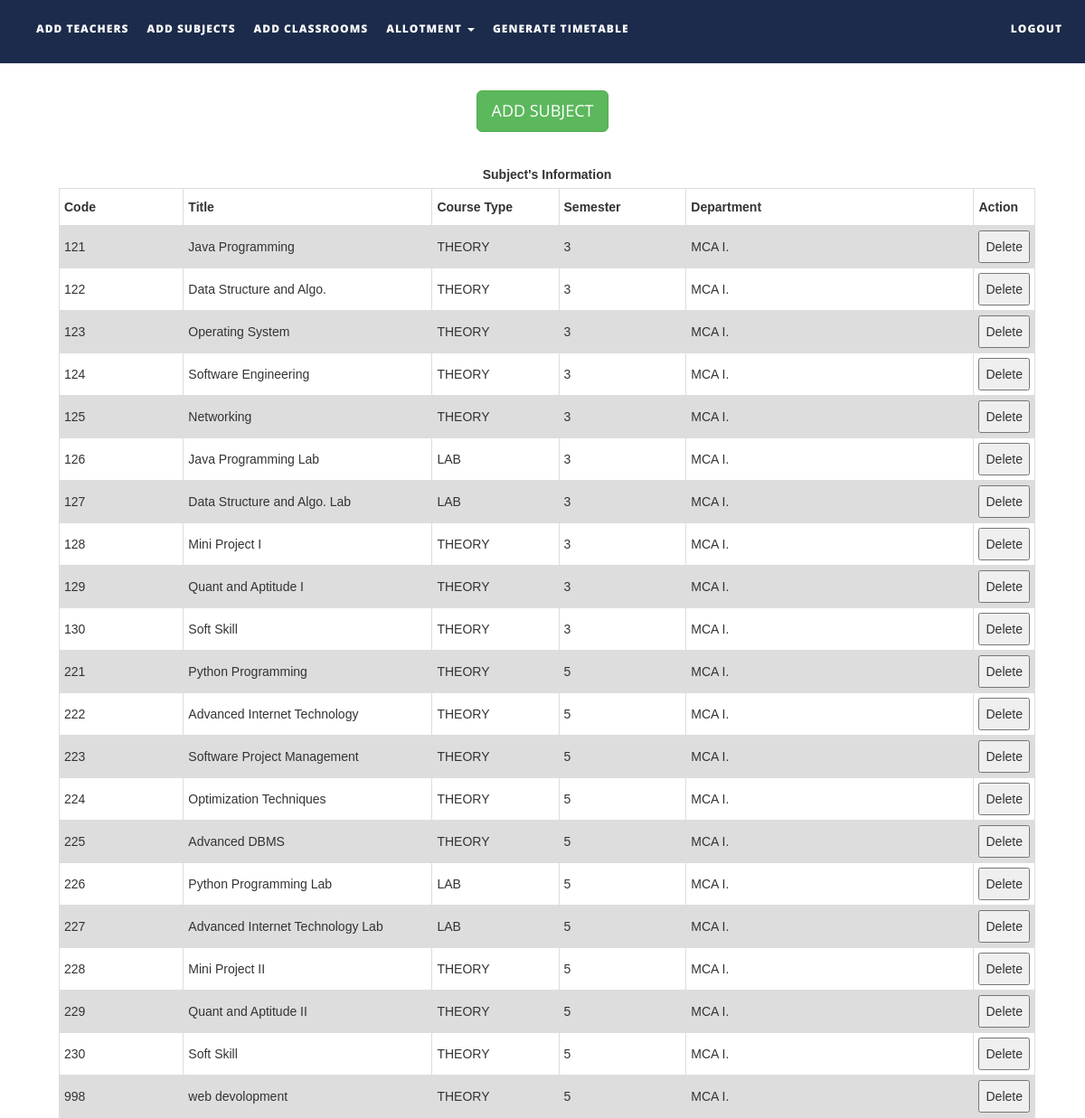
Page /files/addsubjects.php on the committed database.
### tables this page shows
CREATE TABLE `subjects` (
  `subject_code` varchar(10) NOT NULL,
  `subject_name` varchar(50) NOT NULL,
  `course_type` varchar(15) NOT NULL,
  `semester` int(1) NOT NULL,
  `department` varchar(50) NOT NULL,
  `isAlloted` int(1) NOT NULL,
  `allotedto` text NOT NULL,
  `allotedto2` text NOT NULL,
  `allotedto3` text NOT NULL
);

### files/addsubjects.php (the view, shortened to what this page needs)
<!DOCTYPE html>
<html xmlns="http://www.w3.org/1999/xhtml">
<head>
    <link href="assets/css/bootstrap.css" rel="stylesheet"/>
    <link href="assets/css/font-awesome.min.css" rel="stylesheet"/>
    <link href="assets/css/flexslider.css" rel="stylesheet"/>
    <link href="assets/css/style.css" rel="stylesheet"/>
</head>
<body>
<div class="navbar navbar-inverse navbar-fixed-top " id="menu">
    <div class="container">
        <div class="navbar-collapse collapse move-me">
            <ul class="nav navbar-nav navbar-left">
                <li><a href="addteachers.php">ADD TEACHERS</a></li>
                <li><a href="addsubjects.php">ADD SUBJECTS</a></li>
                <li><a href="addclassrooms.php">ADD CLASSROOMS</a></li>
                <li class="dropdown"><a class="dropdown-toggle" data-toggle="dropdown" aria-expanded="false">ALLOTMENT
                        <span class="caret"></span></a>
                </li>
                <li><a href="generatetimetable.php">GENERATE TIMETABLE</a></li>
            </ul>
            <ul class="nav navbar-nav navbar-right">
                <li><a href="index.php">LOGOUT</a></li>
            </ul>
        </div>
    </div>
</div>
<br>
<div align="center" style="margin-top:70px">
    <button id="subjectmanual" class="btn btn-success btn-lg">ADD SUBJECT</button>
</div>
<div>
    <br>
	<center>
    <table id=subjectstable style="margin-left: 10px">
        <caption><strong> Subject's Information</strong></caption>
        <tr>
            <th width="150">Code</th>
            <th width="300">Title</th>
            <th width="150">Course Type</th>
            <th width="150">Semester</th>
            <th width="350">Department</th>
            <th width="40">Action</th>
        </tr>
        <?php
        $q = mysqli_query(mysqli_connect("localhost", "root", "", "ttms"),
            "SELECT * FROM subjects ORDER BY subject_code ASC ");
        while ($row = mysqli_fetch_assoc($q)) {
            echo "<tr><td>{$row['subject_code']}</td>
                    <td>{$row['subject_name']}</td>
                    <td>{$row['course_type']}</td>
                    <td>{$row['semester']}</td>
                     <td>{$row['department']}</td>
                     <td><button>Delete</button></td>
                    </tr>\n";
        }
        ?>
    </table>
	</center>
</div>
</body>
</html>

### files/assets/css/style.css (style rules this page uses)
#menu { background-color: rgba(28, 43, 75, 1); color: #fff; font-size: 12px; font-weight: 900; letter-spacing: 1px; min-height: 70px; }
.navbar-inverse { border-color: transparent; }
.navbar-inverse .navbar-nav > li > a, .navbar-inverse .navbar-nav > li > a:hover { color: #FFF; padding: 22px 10px; }

### files/addsubjects.php (style rules this page uses)
table { margin-top: 2px; font-family: arial, sans-serif; border-collapse: collapse; margin-left: 30px; width: 90%; }
td, th { border: 1px solid #dddddd; text-align: left; padding: 5px; }
tr:nth-child(even) { background-color: #dddddd; }

### rows in the picture
subjects: subject_code "121", subject_name "Java Programming", course_type "THEORY", semester "3", department "MCA I."
subjects: subject_code "122", subject_name "Data Structure and Algo.", course_type "THEORY", semester "3", department "MCA I."
subjects: subject_code "123", subject_name "Operating System", course_type "THEORY", semester "3", department "MCA I."
subjects: subject_code "124", subject_name "Software Engineering", course_type "THEORY", semester "3", department "MCA I."
subjects: subject_code "125", subject_name "Networking", course_type "THEORY", semester "3", department "MCA I."
subjects: subject_code "126", subject_name "Java Programming Lab", course_type "LAB", semester "3", department "MCA I."
subjects: subject_code "127", subject_name "Data Structure and Algo. Lab", course_type "LAB", semester "3", department "MCA I."
subjects: subject_code "128", subject_name "Mini Project I", course_type "THEORY", semester "3", department "MCA I."
subjects: subject_code "129", subject_name "Quant and Aptitude I", course_type "THEORY", semester "3", department "MCA I."
subjects: subject_code "130", subject_name "Soft Skill", course_type "THEORY", semester "3", department "MCA I."
subjects: subject_code "221", subject_name "Python Programming", course_type "THEORY", semester "5", department "MCA I."
subjects: subject_code "222", subject_name "Advanced Internet Technology", course_type "THEORY", semester "5", department "MCA I."
subjects: subject_code "223", subject_name "Software Project Management", course_type "THEORY", semester "5", department "MCA I."
subjects: subject_code "224", subject_name "Optimization Techniques", course_type "THEORY", semester "5", department "MCA I."
subjects: subject_code "225", subject_name "Advanced DBMS", course_type "THEORY", semester "5", department "MCA I."
subjects: subject_code "226", subject_name "Python Programming Lab", course_type "LAB", semester "5", department "MCA I."
subjects: subject_code "227", subject_name "Advanced Internet Technology Lab", course_type "LAB", semester "5", department "MCA I."
subjects: subject_code "228", subject_name "Mini Project II", course_type "THEORY", semester "5", department "MCA I."
subjects: subject_code "229", subject_name "Quant and Aptitude II", course_type "THEORY", semester "5", department "MCA I."
subjects: subject_code "230", subject_name "Soft Skill", course_type "THEORY", semester "5", department "MCA I."
subjects: subject_code "998", subject_name "web devolopment", course_type "THEORY", semester "5", department "MCA I."
